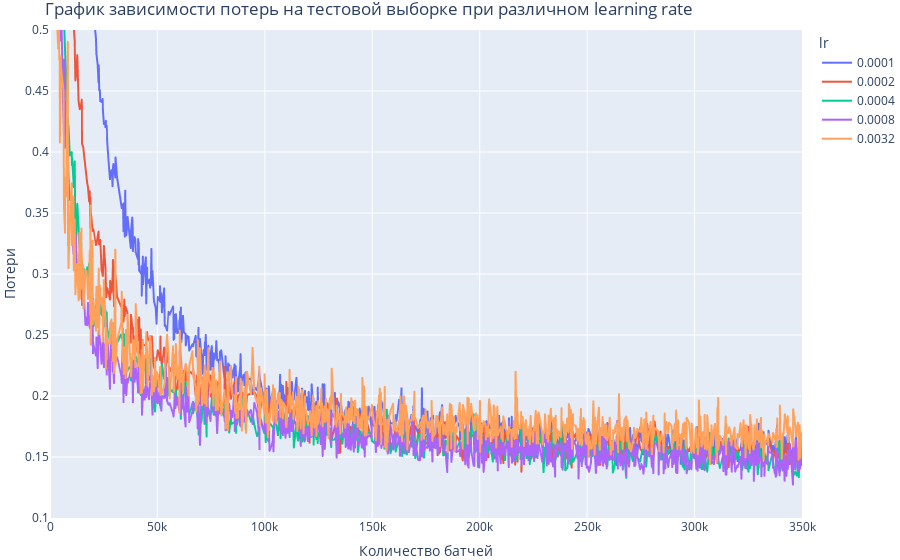

Here is the notebook cell this chart was saved with:
### Code cell
test_lr0001 = pd.read_csv('../tensorboard/ex_1/run-loss_test-tag-loss.csv', delimiter=',')
test_lr0001['lr'] = 0.0001
test_loss = test_lr0001.copy()

test_lr0002 = pd.read_csv('../tensorboard/ex_2_LR0.0002/run-loss_test-tag-loss.csv', delimiter=',')
test_lr0002['lr'] = 0.0002
test_loss = pd.concat([test_loss, test_lr0002])

test_lr0004 = pd.read_csv('../tensorboard/ex_2_LR0.0004/run-loss_test-tag-loss.csv', delimiter=',')
test_lr0004['lr'] = 0.0004
test_loss = pd.concat([test_loss, test_lr0004])

test_lr0008 = pd.read_csv('../tensorboard/ex_2_LR0.0008/run-loss_test-tag-loss.csv', delimiter=',')
test_lr0008['lr'] = 0.0008
test_loss = pd.concat([test_loss, test_lr0008])

#test_lr0016 = pd.read_csv('../tensorboard/ex_2_LR0.0016/run-loss_test-tag-loss.csv', delimiter=',')
#test_lr0016['lr'] = 0.0016
#test_loss = pd.concat([test_loss, test_lr0016])

test_lr0032 = pd.read_csv('../tensorboard/ex_2_LR0.0032/run-loss_test-tag-loss.csv', delimiter=',')
test_lr0032['lr'] = 0.0032
test_loss = pd.concat([test_loss, test_lr0032])

fig = px.line(test_loss,x='Step',y='Value',color='lr')
fig.update_yaxes(range=[0.1, 0.5])
fig.update_xaxes(range=[0, 350000])
fig.update_layout(title="График зависимости потерь на тестовой выборке при различном learning rate",
                  xaxis_title="Количество батчей",
                  yaxis_title="Потери",
                  margin=dict(l=0, r=0, t=30, b=0))
fig.show()

### Figure 1 — Plotly figure (JSON) as saved in the notebook; plotly's stock layout.template omitted (floating-point values rounded to 4 significant figures; data arrays with more than 128 entries replaced by an {"elided": "..."} marker saying what was removed)
{"data": [{"hovertemplate": "lr=0.0001<br>Step=%{x}<br>Value=%{y}<extra></extra>", "legendgroup": "0.0001", "line": {"color": "#636efa", "dash": "solid"}, "mode": "lines", "name": "0.0001", "showlegend": true, "type": "scattergl", "x": {"elided": "1000 int values"}, "xaxis": "x", "y": {"elided": "1000 float values"}, "yaxis": "y"}, {"hovertemplate": "lr=0.0002<br>Step=%{x}<br>Value=%{y}<extra></extra>", "legendgroup": "0.0002", "line": {"color": "#EF553B", "dash": "solid"}, "mode": "lines", "name": "0.0002", "showlegend": true, "type": "scattergl", "x": {"elided": "1000 int values"}, "xaxis": "x", "y": {"elided": "1000 float values"}, "yaxis": "y"}, {"hovertemplate": "lr=0.0004<br>Step=%{x}<br>Value=%{y}<extra></extra>", "legendgroup": "0.0004", "line": {"color": "#00cc96", "dash": "solid"}, "mode": "lines", "name": "0.0004", "showlegend": true, "type": "scattergl", "x": {"elided": "1000 int values"}, "xaxis": "x", "y": {"elided": "1000 float values"}, "yaxis": "y"}, {"hovertemplate": "lr=0.0008<br>Step=%{x}<br>Value=%{y}<extra></extra>", "legendgroup": "0.0008", "line": {"color": "#ab63fa", "dash": "solid"}, "mode": "lines", "name": "0.0008", "showlegend": true, "type": "scattergl", "x": {"elided": "1000 int values"}, "xaxis": "x", "y": {"elided": "1000 float values"}, "yaxis": "y"}, {"hovertemplate": "lr=0.0032<br>Step=%{x}<br>Value=%{y}<extra></extra>", "legendgroup": "0.0032", "line": {"color": "#FFA15A", "dash": "solid"}, "mode": "lines", "name": "0.0032", "showlegend": true, "type": "scattergl", "x": {"elided": "1000 int values"}, "xaxis": "x", "y": {"elided": "1000 float values"}, "yaxis": "y"}], "layout": {"legend": {"title": {"text": "lr"}, "tracegroupgap": 0}, "margin": {"b": 0, "l": 0, "r": 0, "t": 30}, "title": {"text": "График зависимости потерь на тестовой выборке при различном learning rate"}, "xaxis": {"anchor": "y", "domain": [0, 1], "range": [0, 350000], "title": {"text": "Количество батчей"}}, "yaxis": {"anchor": "x", "domain": [0, 1], "range": [0.1, 0.5], "title": {"text": "Потери"}}}}
